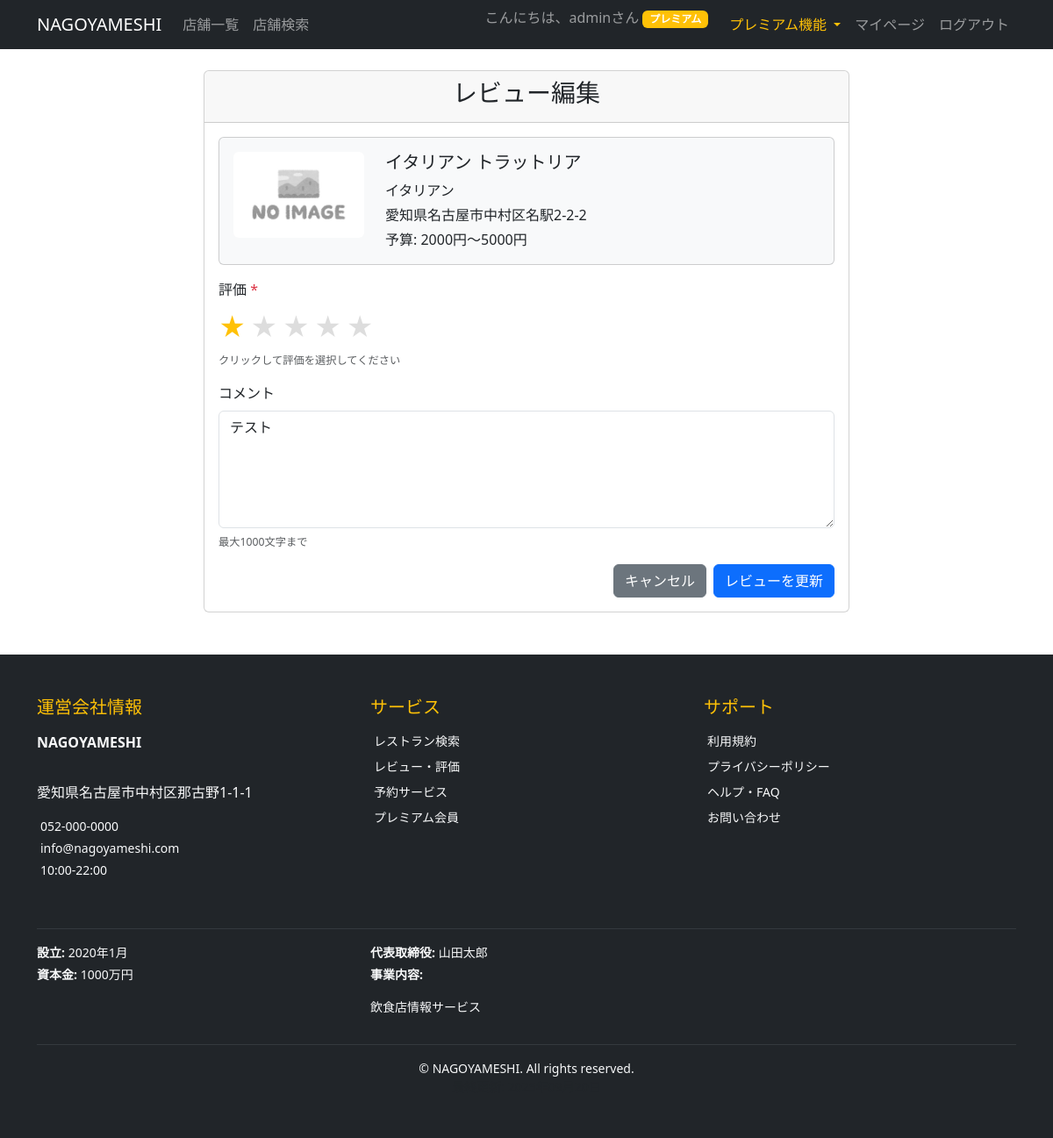
The page /reviews/1/edit/ (signed in) on the database its author committed.
### accounts/models.py (models this page shows, shortened)
class User(AbstractUser):
    furigana = models.CharField('フリガナ', max_length=100, blank=True)
    postal_code = models.CharField('郵便番号', max_length=8, blank=True)
    address = models.TextField('住所', blank=True)
    phone_number = models.CharField('電話番号', max_length=15, blank=True)
    is_premium = models.BooleanField('プレミアム会員', default=False)
    email_verified = models.BooleanField('メール認証済み', default=False)
    created_at = models.DateTimeField('作成日時', auto_now_add=True)
    updated_at = models.DateTimeField('更新日時', auto_now=True)
    class Meta:
        verbose_name = 'ユーザー'
        verbose_name_plural = 'ユーザー'

### restaurants/models.py (models this page shows, shortened)
class Restaurant(models.Model):
    name = models.CharField('店舗名', max_length=100)
    description = models.TextField('説明', blank=True)
    category = models.ForeignKey(Category, verbose_name='カテゴリ', on_delete=models.PROTECT)
    postal_code = models.CharField('郵便番号', max_length=8, blank=True)
    address = models.TextField('住所')
    phone_number = models.CharField('電話番号', max_length=15, blank=True)
    opening_hours = models.CharField('営業時間', max_length=100, blank=True)
    closed_days = models.CharField('定休日', max_length=100, blank=True)
    budget_min = models.PositiveIntegerField(
        '予算下限',
        validators=[MinValueValidator(0)],
        default=0,
        help_text='最低予算（円）'
    )
    budget_max = models.PositiveIntegerField(
        '予算上限',
        validators=[MinValueValidator(0)],
        default=5000,
        help_text='最高予算（円）'
    )
    image = models.ImageField('メイン画像', upload_to='restaurants/', blank=True, null=True)
    is_active = models.BooleanField('公開中', default=True)
    created_at = models.DateTimeField('作成日時', auto_now_add=True)
    updated_at = models.DateTimeField('更新日時', auto_now=True)
    class Meta:
        verbose_name = '店舗'
        verbose_name_plural = '店舗'
        ordering = ['-created_at']

### categories/models.py (models this page shows, shortened)
class Category(models.Model):
    name = models.CharField('カテゴリ名', max_length=50, unique=True)
    description = models.TextField('説明', blank=True)
    created_at = models.DateTimeField('作成日時', auto_now_add=True)
    updated_at = models.DateTimeField('更新日時', auto_now=True)
    class Meta:
        verbose_name = 'カテゴリ'
        verbose_name_plural = 'カテゴリ'
        ordering = ['name']

### reviews/models.py (models this page shows, shortened)
class Review(models.Model):
    user = models.ForeignKey(
        settings.AUTH_USER_MODEL,
        verbose_name='ユーザー',
        on_delete=models.CASCADE
    )
    restaurant = models.ForeignKey(
        Restaurant,
        verbose_name='店舗',
        on_delete=models.CASCADE
    )
    rating = models.PositiveIntegerField(
        '評価',
        validators=[MinValueValidator(1), MaxValueValidator(5)],
        help_text='1-5の星評価'
    )
    comment = models.TextField('コメント', blank=True)
    is_public = models.BooleanField('公開', default=True)
    created_at = models.DateTimeField('作成日時', auto_now_add=True)
    updated_at = models.DateTimeField('更新日時', auto_now=True)
    class Meta:
        verbose_name = 'レビュー'
        verbose_name_plural = 'レビュー'
        ordering = ['-created_at']
        unique_together = [['user', 'restaurant']]

### admin_panel/models.py (models this page shows, shortened)
class CompanyInfo(models.Model):
    company_name = models.CharField('会社名', max_length=100, default='NAGOYA MESHI株式会社')
    address = models.TextField('住所', default='〒460-0008 愛知県名古屋市中区栄3-15-33')
    phone = models.CharField('電話番号', max_length=20, default='052-123-4567')
    email = models.EmailField('メールアドレス', default='info@nagoyameshi.com')
    business_hours = models.CharField('営業時間', max_length=50, default='平日 9:00-18:00')
    established = models.CharField('設立', max_length=20, default='2020年4月')
    capital = models.CharField('資本金', max_length=30, default='1,000万円')
    representative = models.CharField('代表取締役', max_length=50, default='名古屋 太郎')
    business_content = models.TextField('事業内容', default='飲食店情報サイトの運営\nグルメ情報の提供\nレストラン予約サービス')
    updated_at = models.DateTimeField('更新日時', auto_now=True)
    class Meta:
        verbose_name = '運営会社情報'
        verbose_name_plural = '運営会社情報'
    @classmethod
    def get_instance(cls):
        obj, created = cls.objects.get_or_create(pk=1)
        return obj

### reviews/views.py (the view)
# urls.py: path('<int:review_id>/edit/', views.edit_review, name='edit_review'),
@premium_required()
def edit_review(request, review_id):
    review = get_object_or_404(Review, id=review_id, user=request.user)
    if request.method == 'POST':
        form = ReviewCreateForm(request.POST, instance=review)
        if form.is_valid():
            form.save()
            messages.success(request, f'「{review.restaurant.name}」へのレビューを更新しました。')
            return redirect('restaurants:detail', restaurant_id=review.restaurant.id)
        else:
            for field, errors in form.errors.items():
                for error in errors:
                    messages.error(request, f'{form.fields[field].label if field != "__all__" else ""}: {error}')
    else:
        form = ReviewCreateForm(instance=review)
    context = {
        'form': form,
        'review': review,
        'restaurant': review.restaurant,
    }
    return render(request, 'reviews/edit_review.html', context)

### reviews/forms.py (shortened to what this page needs)
class ReviewCreateForm(forms.ModelForm):
    rating = forms.ChoiceField(
        label='評価',
        choices=[(i, f'{i}★') for i in range(1, 6)],
        widget=forms.RadioSelect(attrs={'class': 'form-check-input'}),
        help_text='1つ星（最低）から5つ星（最高）で評価してください'
    )
    comment = forms.CharField(
        label='コメント',
        required=False,
        widget=forms.Textarea(attrs={
            'class': 'form-control',
            'rows': 5,
            'placeholder': 'お店の感想、料理の味、接客、雰囲気などを詳しくお聞かせください（任意）'
        }),
        help_text='レビューコメントは任意です。他のお客様の参考になるような内容をお願いします。'
    )
    class Meta:
        model = Review
        fields = ['rating', 'comment']

### admin_panel/context_processors.py (called while the page is built)
def company_info(request):
    return {
        'company_info': CompanyInfo.get_instance()
    }

### reviews/templates/reviews/edit_review.html (shortened to what this page needs)
{% extends 'base.html' %}
{% block content %}
<div class="row justify-content-center">
    <div class="col-md-8">
        <div class="card">
            <div class="card-header">
                <h3 class="text-center">レビュー編集</h3>
            </div>
            <div class="card-body">
                <div class="card mb-3 bg-light">
                    <div class="card-body">
                        <div class="row">
                            <div class="col-md-3">
                                {% if restaurant.image %}
                                    <img src="{{ restaurant.image.url }}" class="img-fluid rounded" alt="{{ restaurant.name }}">
                                {% else %}
                                    <img src="/media/restaurants/no_image_yoko.jpg" class="img-fluid rounded" alt="No Image">
                                {% endif %}
                            </div>
                            <div class="col-md-9">
                                <h5>{{ restaurant.name }}</h5>
                                <p class="mb-1"> {{ restaurant.category.name }}</p>
                                <p class="mb-1"> {{ restaurant.address }}</p>
                                <p class="mb-0"> 予算: {{ restaurant.budget_min }}円〜{{ restaurant.budget_max }}円</p>
                            </div>
                        </div>
                    </div>
                </div>
                <form method="POST">
                    <div class="mb-3">
                        <label class="form-label">評価 <span class="text-danger">*</span></label>
                        <div class="star-rating" id="star-rating-container">
                        </div>
                        <div class="form-text">
                            <small>クリックして評価を選択してください</small>
                        </div>
                    </div>
                    <div class="mb-3">
                        <label for="{{ form.comment.id_for_label }}" class="form-label">{{ form.comment.label }}</label>
                        {{ form.comment }}
                        <div class="form-text">
                            <small>最大1000文字まで</small>
                        </div>
                    </div>
                    <div class="d-grid gap-2 d-md-flex justify-content-md-end">
                        <a href="{% url 'restaurants:detail' restaurant.id %}" class="btn btn-secondary">キャンセル</a>
                        <button type="submit" class="btn btn-primary">レビューを更新</button>
                    </div>
                </form>
            </div>
        </div>
    </div>
</div>
{% endblock %}

### templates/base.html (shortened to what this page needs)
<!DOCTYPE html>
<html lang="ja">
<head>
    <link href="https://cdn.jsdelivr.net/npm/bootstrap@5.3.0/dist/css/bootstrap.min.css" rel="stylesheet">
</head>
<body>
    <nav class="navbar navbar-expand-lg navbar-dark bg-dark">
        <div class="container">
            <a class="navbar-brand" href="{% url 'restaurants:index' %}">NAGOYAMESHI</a>
            <div class="collapse navbar-collapse" id="navbarNav">
                <ul class="navbar-nav me-auto">
                    <li class="nav-item">
                        <a class="nav-link" href="{% url 'restaurants:index' %}">店舗一覧</a>
                    </li>
                    <li class="nav-item">
                        <a class="nav-link" href="{% url 'restaurants:search' %}">店舗検索</a>
                    </li>
                </ul>
                <ul class="navbar-nav">
                    {% if user.is_authenticated %}
                        <li class="nav-item">
                            <span class="navbar-text me-3">
                                こんにちは、{{ user.username }}さん
                                {% if user.is_premium %}
                                    <span class="badge bg-warning">プレミアム</span>
                                {% endif %}
                            </span>
                        </li>
                        {% if user.is_premium %}
                        <li class="nav-item dropdown">
                            <a class="nav-link dropdown-toggle text-warning" href="#" id="premiumDropdown"
                               role="button" data-bs-toggle="dropdown" aria-expanded="false">
                                 プレミアム機能
                            </a>
                        </li>
                        {% endif %}
                        <li class="nav-item">
                            <a class="nav-link" href="{% url 'accounts:profile' %}">マイページ</a>
                        </li>
                        <li class="nav-item">
                            <a class="nav-link" href="{% url 'accounts:logout' %}">ログアウト</a>
                        </li>
                    {% endif %}
                </ul>
            </div>
        </div>
    </nav>
    <main class="container mt-4">
        {% block content %}
        {% endblock %}
    </main>
    <footer class="bg-dark text-light mt-5">
        <div class="container py-5">
            <div class="row">
                <div class="col-lg-4 mb-4">
                    <h5 class="text-warning mb-3">
                         運営会社情報
                    </h5>
                    <p class="mb-2"><strong>{{ company_info.company_name }}</strong></p>
                    <p class="small mb-1">
                        {{ company_info.address|linebreaks }}
                    </p>
                    <p class="small mb-1">
                        {{ company_info.phone }}
                    </p>
                    <p class="small mb-1">
                        {{ company_info.email }}
                    </p>
                    <p class="small">
                        {{ company_info.business_hours }}
                    </p>
                </div>
                <div class="col-lg-4 mb-4">
                    <h5 class="text-warning mb-3">
                         サービス
                    </h5>
                    <ul class="list-unstyled small">
                        <li class="mb-2">
                            <a href="{% url 'restaurants:index' %}" class="text-light text-decoration-none">
                                 レストラン検索
                            </a>
                        </li>
                        <li class="mb-2">
                            <a href="#" class="text-light text-decoration-none">
                                 レビュー・評価
                            </a>
                        </li>
                        <li class="mb-2">
                            <a href="#" class="text-light text-decoration-none">
                                 予約サービス
                            </a>
                        </li>
                        <li class="mb-2">
                            <a href="#" class="text-light text-decoration-none">
                                 プレミアム会員
                            </a>
                        </li>
                    </ul>
                </div>
                <div class="col-lg-4 mb-4">
                    <h5 class="text-warning mb-3">
                         サポート
                    </h5>
                    <ul class="list-unstyled small">
                        <li class="mb-2">
                            <a href="#" class="text-light text-decoration-none">
                                 利用規約
                            </a>
                        </li>
                        <li class="mb-2">
                            <a href="#" class="text-light text-decoration-none">
                                 プライバシーポリシー
                            </a>
                        </li>
                        <li class="mb-2">
                            <a href="#" class="text-light text-decoration-none">
                                 ヘルプ・FAQ
                            </a>
                        </li>
                        <li class="mb-2">
                            <a href="#" class="text-light text-decoration-none">
                                 お問い合わせ
                            </a>
                        </li>
                    </ul>
                </div>
            </div>
            <hr class="border-secondary">
            <div class="row">
                <div class="col-md-8">
                    <div class="row small">
                        <div class="col-sm-6">
                            <p class="mb-1">
                                <strong>設立:</strong> {{ company_info.established }}
                            </p>
                            <p class="mb-1">
                                <strong>資本金:</strong> {{ company_info.capital }}
                            </p>
                        </div>
                        <div class="col-sm-6">
                            <p class="mb-1">
                                <strong>代表取締役:</strong> {{ company_info.representative }}
                            </p>
                            <p class="mb-1">
                                <strong>事業内容:</strong>
                            </p>
                            <p class="small text-muted">{{ company_info.business_content|linebreaks }}</p>
                        </div>
                    </div>
                </div>
                <div class="col-md-4">
                </div>
            </div>
            <hr class="border-secondary">
            <div class="text-center">
                <p class="mb-0 small">
                    &copy; {{ "now"|date:"Y" }} {{ company_info.company_name }}. All rights reserved.
                </p>
                <p class="mb-0 small text-muted">
                </p>
            </div>
        </div>
    </footer>
</body>
</html>

### reviews/templates/reviews/edit_review.html (style rules this page uses)
.star-rating { display: flex; gap: 5px; font-size: 30px; }

### rows shown on the page
User: username "admin"
Restaurant: name "イタリアン トラットリア", category.name "イタリアン", address "愛知県名古屋市中村区名駅2-2-2", budget_min "2000", budget_max "5000"
Review: comment "テスト"
CompanyInfo: company_name "NAGOYAMESHI", address "愛知県名古屋市中村区那古野1-1-1", phone "052-000-0000", email "info@nagoyameshi.com", business_hours "10:00-22:00", established "2020年1月", capital "1000万円", representative "山田太郎", business_content "飲食店情報サービス"
